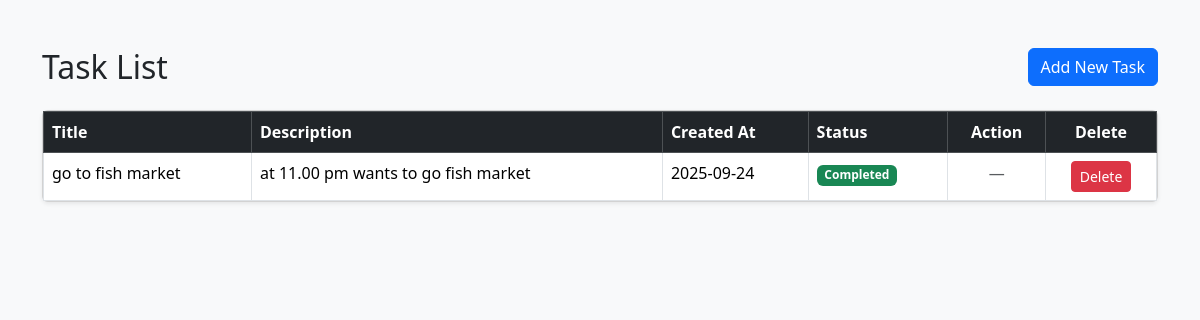
The page / on the database its author committed.
### tasks/models.py (models this page shows, shortened)
class Task(models.Model):
    title = models.CharField(max_length=200)
    description = models.TextField()
    created_at = models.DateTimeField(auto_now_add=True)
    complete_task = models.BooleanField(default=False)
    due_date = models.DateField(null=True, blank=True)

### tasks/views.py (the view)
# urls.py: path('', views.task_list, name='task_list'),
def task_list(request):
    tasks = Task.objects.all().order_by('-created_at')
    return render(request, 'task_list.html', {'tasks': tasks})

### template/task_list.html (shortened to what this page needs)
<!DOCTYPE html>
<html lang="en">
<head>
    <link href="https://cdn.jsdelivr.net/npm/bootstrap@5.3.2/dist/css/bootstrap.min.css" rel="stylesheet">
</head>
<body class="bg-light">
<div class="container mt-5">
    <div class="d-flex justify-content-between align-items-center mb-4">
        <h2 class="mb-0">Task List</h2>
        <a href="{% url 'addtask_view' %}" class="btn btn-primary"> Add New Task</a>
    </div>
    <div class="card shadow-sm">
        <div class="card-body p-0">
            <table class="table table-hover table-bordered mb-0">
                <thead class="table-dark">
                    <tr>
                        <th>Title</th>
                        <th>Description</th>
                        <th>Created At</th>
                        <th>Status</th>
                        <th class="text-center">Action</th>
                        <th class="text-center">Delete</th>
                    </tr>
                </thead>
                <tbody>
                {% for task in tasks %}
                    <tr>
                        <td>{{ task.title }}</td>
                        <td>{{ task.description }}</td>
                        <td>{{ task.created_at|date:"Y-m-d" }}</td>
                        <td>
                            {% if task.complete_task %}
                                <span class="badge bg-success">Completed</span>
                            {% else %}
                                <span class="badge bg-warning text-dark">Pending</span>
                            {% endif %}
                        </td>
                        <td class="text-center">
                            {% if not task.complete_task %}
                                <a href="{% url 'complete_task' task.id %}" class="btn btn-sm btn-success">✔ Mark Complete</a>
                            {% else %}
                                <span class="text-muted">—</span>
                            {% endif %}
                        </td>
                        <td class="text-center">
                            <a href="{% url 'delete_task' task.id %}" class="btn btn-sm btn-danger"
                                onclick="return confirm('Are you sure you want to delete this task?');">
                                Delete
                            </a>
                        </td>
                    </tr>
                {% empty %}
                    <tr>
                        <td colspan="6" class="text-center text-muted">No tasks found.</td>
                    </tr>
                {% endfor %}
                </tbody>
            </table>
        </div>
    </div>
</div>
</body>
</html>

### rows shown on the page
Task: title "go to fish market", description "at 11.00 pm wants to go fish market", created_at "2025-09-24", complete_task "Completed"
